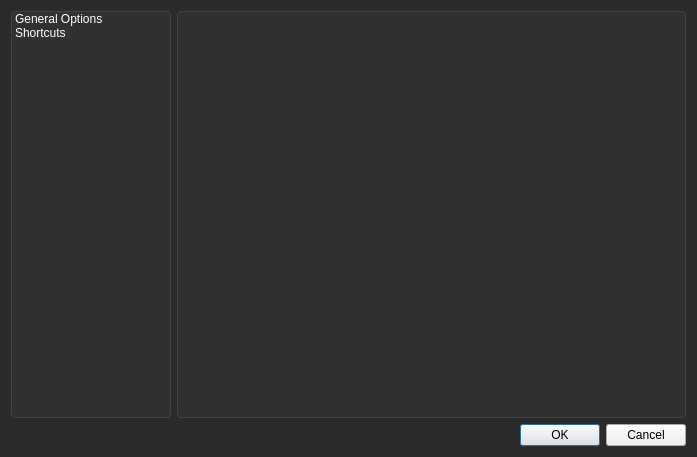
<?xml version="1.0" encoding="UTF-8"?>
<ui version="4.0">
 <class>OptionsDialog</class>
 <widget class="QDialog" name="OptionsDialog">
  <property name="geometry">
   <rect>
    <x>0</x>
    <y>0</y>
    <width>697</width>
    <height>457</height>
   </rect>
  </property>
  <property name="windowTitle">
   <string>Options</string>
  </property>
  <property name="styleSheet">
   <string notr="true">#OptionsDialog{background-color:  rgb(43,43,43); }
QScrollBar::vertical {
      background-color: #153133;

      width: 8px;
 }
 QScrollBar:horizontal {
      background-color: #153133;
      height: 8px;
 }
 QScrollBar::handle:vertical{
      background-color: #509FA6;
      min-height: 20px;
	  border-radius: 1px;

  }
 QScrollBar::handle:horizontal{
      background-color: #509FA6;
      min-width: 20px;
	border-radius: 1px;
  }

  QScrollBar::add-line:vertical ,  QScrollBar::add-line:horizontal {
      height: 1px;
  }
  QScrollBar::sub-line:vertical,  QScrollBar::sub-line:horizontal{
      height: 1px;
  }

  QScrollBar::add-page:vertical, QScrollBar::sub-page:vertical ,  QScrollBar::add-page:horizontal, QScrollBar::sub-page:horizontal {
      background: none;
  }</string>
  </property>
  <layout class="QVBoxLayout" name="verticalLayout">
   <item>
    <layout class="QHBoxLayout" name="horizontalLayout">
     <item>
      <widget class="QListWidget" name="listWidget">
       <property name="minimumSize">
        <size>
         <width>160</width>
         <height>0</height>
        </size>
       </property>
       <property name="maximumSize">
        <size>
         <width>160</width>
         <height>16777215</height>
        </size>
       </property>
       <property name="styleSheet">
        <string notr="true">#listWidget{
background-color: #313131; 
border: 1px solid #444444;
border-radius: 4px;
color: white;}</string>
       </property>
       <property name="spacing">
        <number>2</number>
       </property>
       <property name="viewMode">
        <enum>QListView::ListMode</enum>
       </property>
       <property name="currentRow">
        <number>-1</number>
       </property>
       <item>
        <property name="text">
         <string>General Options</string>
        </property>
       </item>
       <item>
        <property name="text">
         <string>Shortcuts</string>
        </property>
       </item>
      </widget>
     </item>
     <item>
      <widget class="QStackedWidget" name="stackedWidget">
       <property name="styleSheet">
        <string notr="true">#stackedWidget{
background-color: #313131;
border: 1px solid #444444; 
border-radius: 4px;}</string>
       </property>
       <property name="frameShape">
        <enum>QFrame::Panel</enum>
       </property>
      </widget>
     </item>
    </layout>
   </item>
   <item>
    <layout class="QHBoxLayout" name="horizontalLayout_2">
     <item>
      <spacer name="horizontalSpacer">
       <property name="orientation">
        <enum>Qt::Horizontal</enum>
       </property>
       <property name="sizeHint" stdset="0">
        <size>
         <width>40</width>
         <height>20</height>
        </size>
       </property>
      </spacer>
     </item>
     <item>
      <widget class="QDialogButtonBox" name="buttonBox">
       <property name="standardButtons">
        <set>QDialogButtonBox::Cancel|QDialogButtonBox::Ok</set>
       </property>
      </widget>
     </item>
    </layout>
   </item>
  </layout>
 </widget>
 <resources/>
 <connections/>
</ui>
